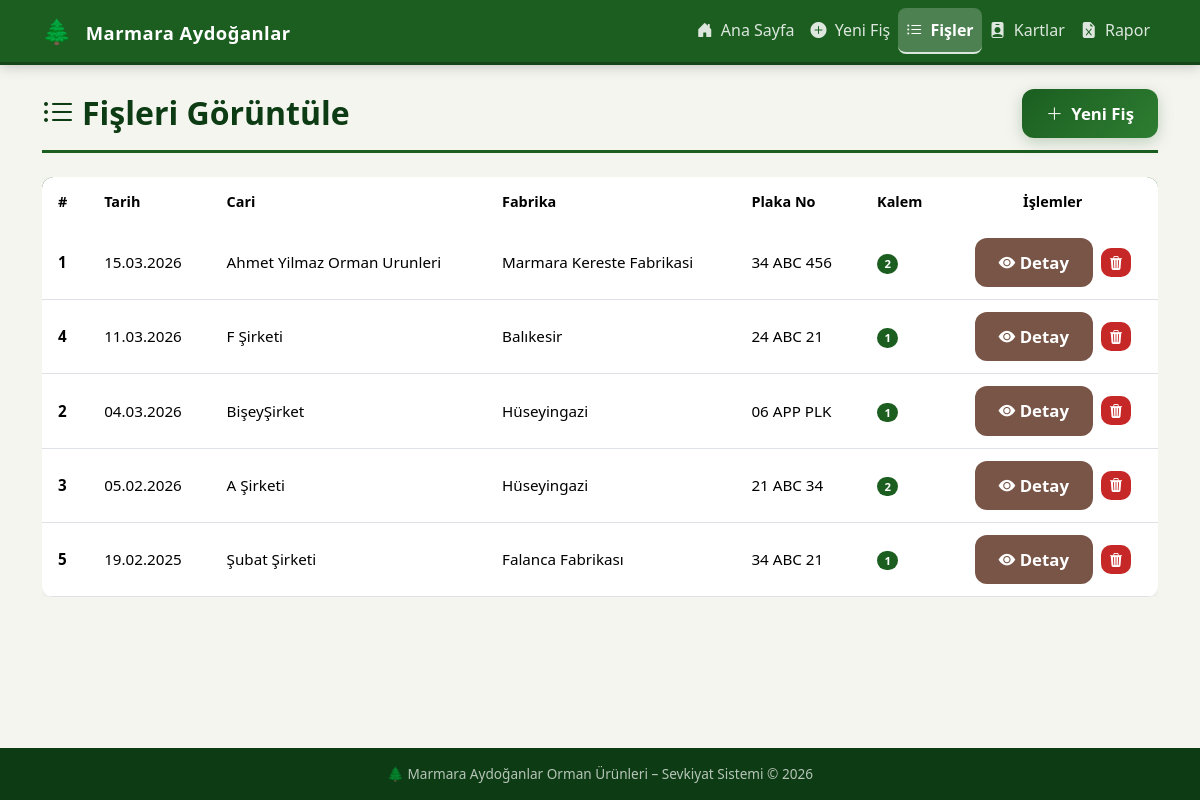
Page /fisleri_goruntule on the earlier database version.
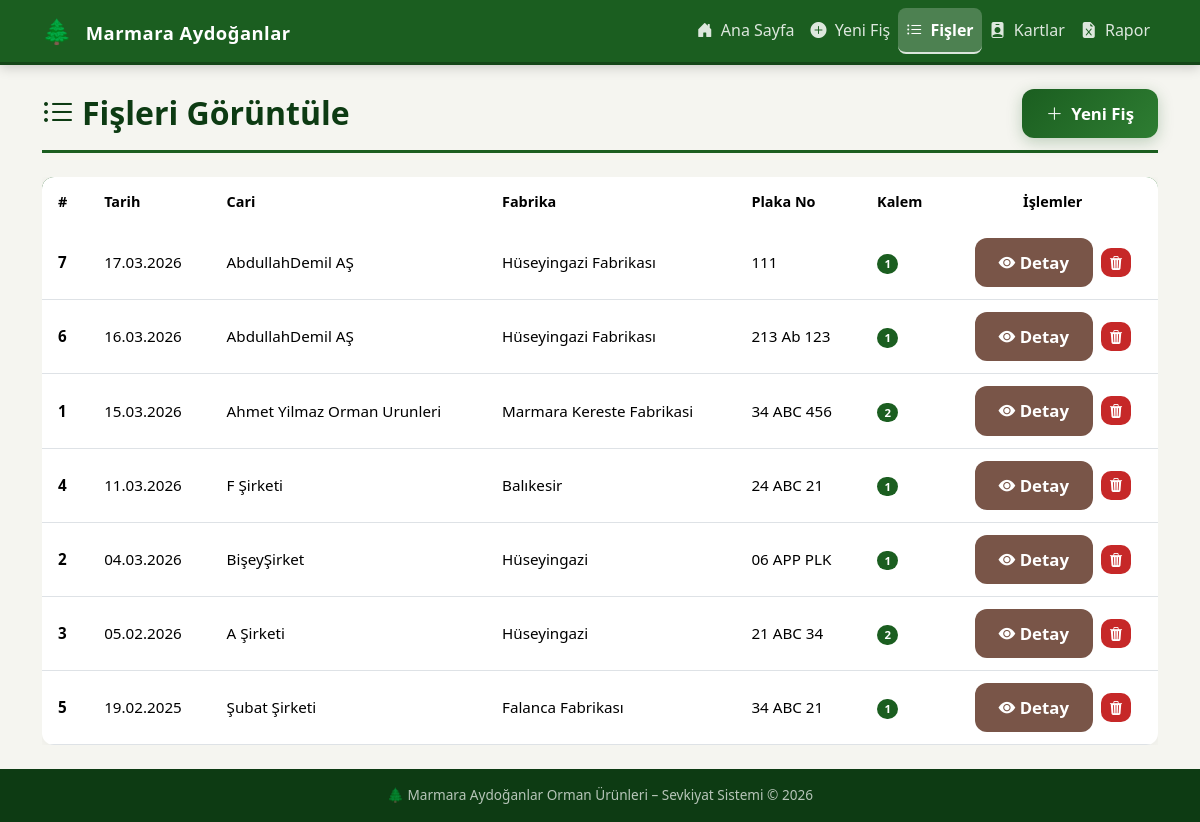
Same page on the later database version.
### app.py (models this page shows, shortened)
class Fis(db.Model):
    __tablename__ = "fis"
    id = db.Column(db.Integer, primary_key=True)
    tarih = db.Column(db.Date, nullable=False, default=lambda: get_istanbul_time().date())
    sevk_eden_cari = db.Column(db.String(200), nullable=False)
    sevk_yeri_fabrika = db.Column(db.String(200), nullable=False)
    sevk_yeri_fis_no = db.Column(db.String(100), nullable=False)
    plaka_no = db.Column(db.String(50), nullable=False)
    detaylar = db.relationship(
        "FisDetayi", backref="fis", lazy=True, cascade="all, delete-orphan"
    )

### app.py (the view)
@app.route("/fisleri_goruntule")
def fisleri_goruntule():
    fisler = Fis.query.order_by(Fis.tarih.desc()).all()
    return render_template("fisleri_goruntule.html", fisler=fisler)

### templates/fisleri_goruntule.html (shortened to what this page needs)
{% extends "base.html" %}
{% block content %}
<div class="page-header d-flex justify-content-between align-items-center flex-wrap gap-2">
    <h2><i class="bi bi-list-ul me-2"></i>Fişleri Görüntüle</h2>
    <a href="{{ url_for('yeni_fis_formu') }}" class="btn btn-ma-primary">
        <i class="bi bi-plus-lg me-1"></i> Yeni Fiş
    </a>
</div>
{% if fisler %}
<div class="table-responsive d-none d-md-block">
    <table class="table table-ma table-hover mb-0">
        <thead>
            <tr>
                <th>#</th>
                <th>Tarih</th>
                <th>Cari</th>
                <th>Fabrika</th>
                <th>Plaka No</th>
                <th>Kalem</th>
                <th class="text-center">İşlemler</th>
            </tr>
        </thead>
        <tbody>
            {% for fis in fisler %}
            <tr>
                <td><strong>{{ fis.id }}</strong></td>
                <td>{{ fis.tarih.strftime('%d.%m.%Y') }}</td>
                <td>{{ fis.sevk_eden_cari }}</td>
                <td>{{ fis.sevk_yeri_fabrika }}</td>
                <td>{{ fis.plaka_no }}</td>
                <td>
                    <span class="badge rounded-pill" style="background:var(--ma-primary);">
                        {{ fis.detaylar | length }}
                    </span>
                </td>
                <td class="text-center">
                    <a href="{{ url_for('fis_detay', fis_id=fis.id) }}" class="btn btn-sm btn-ma-accent me-1">
                        <i class="bi bi-eye-fill"></i> Detay
                    </a>
                    <button type="button"
                            class="btn btn-sm btn-ma-danger"
                            data-bs-toggle="modal"
                            data-bs-target="#silModal"
                            data-sil-url="{{ url_for('fis_sil', fis_id=fis.id) }}"
                            data-fis-id="{{ fis.id }}">
                        <i class="bi bi-trash3-fill"></i>
                    </button>
                </td>
            </tr>
            {% endfor %}
        </tbody>
    </table>
</div>
{% endif %}
{% endblock %}

### templates/base.html (shortened to what this page needs)
<!DOCTYPE html>
<html lang="tr">
<head>
    <link href="https://cdn.jsdelivr.net/npm/bootstrap@5.3.3/dist/css/bootstrap.min.css" rel="stylesheet">
    <link href="https://cdn.jsdelivr.net/npm/bootstrap-icons@1.11.3/font/bootstrap-icons.min.css" rel="stylesheet">
    <link href="{{ url_for('static', filename='style.css') }}" rel="stylesheet">
</head>
<body class="d-flex flex-column min-vh-100">
    <nav class="navbar navbar-expand-lg navbar-dark navbar-custom sticky-top">
        <div class="container">
            <a class="navbar-brand navbar-brand-custom" href="{{ url_for('index') }}">
                <span class="brand-icon">🌲</span>
                Marmara Aydoğanlar
            </a>
            <div class="collapse navbar-collapse" id="navbarNav">
                <ul class="navbar-nav ms-auto">
                    <li class="nav-item">
                        <a class="nav-link" data-ep="index" href="{{ url_for('index') }}">
                            <i class="bi bi-house-door-fill me-1"></i> Ana Sayfa
                        </a>
                    </li>
                    <li class="nav-item">
                        <a class="nav-link" data-ep="yeni_fis_formu" href="{{ url_for('yeni_fis_formu') }}">
                            <i class="bi bi-plus-circle-fill me-1"></i> Yeni Fiş
                        </a>
                    </li>
                    <li class="nav-item">
                        <a class="nav-link" data-ep="fisleri_goruntule" href="{{ url_for('fisleri_goruntule') }}">
                            <i class="bi bi-list-ul me-1"></i> Fişler
                        </a>
                    </li>
                    <li class="nav-item">
                        <a class="nav-link" data-ep="kartlar" href="{{ url_for('kartlar') }}">
                            <i class="bi bi-person-badge-fill me-1"></i> Kartlar
                        </a>
                    </li>
                    <li class="nav-item">
                        <a class="nav-link" data-ep="raporlar" href="{{ url_for('raporlar') }}">
                            <i class="bi bi-file-earmark-excel-fill me-1"></i> Rapor
                        </a>
                    </li>
                </ul>
            </div>
        </div>
    </nav>
    <main class="container py-4 flex-grow-1">
        {% block content %}{% endblock %}
    </main>
    <footer class="footer-custom text-center">
        <div class="container">
            🌲 Marmara Aydoğanlar Orman Ürünleri – Sevkiyat Sistemi &copy; 2026
        </div>
    </footer>
</body>
</html>

### static/style.css (style rules this page uses)
:root { --ma-primary: #1b5e20; --ma-primary-light: #2e7d32; --ma-primary-dark: #0d3b13; --ma-accent: #795548; --ma-accent-light: #a1887f; --ma-bg: #f5f5f0; --ma-card-bg: #ffffff; --ma-text: #263238; --ma-text-muted: #607d8b; --ma-border: #e0e0e0; --ma-success: #2e7d32; --ma-danger: #c62828; --ma-warning: #f57f17; --ma-gradient: linear-gradient(135deg, var(--ma-primary) 0%, var(--ma-primary-light) 100%); --ma-gradient: linear-gradient(135deg, #1b5e20 0%, #2e7d32 100%); --ma-shadow-sm: 0 2px 8px rgba(0,0,0,0.05); --ma-shadow-md: 0 4px 20px rgba(0,0,0,0.08); --ma-shadow-lg: 0 10px 30px rgba(27, 94, 32, 0.15); --ma-transition: all 0.3s cubic-bezier(0.4, 0, 0.2, 1); }
* { box-sizing: border-box; }
body { font-family: 'Segoe UI', Tahoma, Geneva, Verdana, sans-serif; background-color: var(--ma-bg); color: var(--ma-text); min-height: 100vh; }
.navbar-brand-custom { font-weight: 700; font-size: 1.15rem; letter-spacing: 0.5px; }
.navbar-brand-custom .brand-icon { font-size: 1.5rem; margin-right: 8px; }
.navbar-custom { background: #1b5e20 !important; box-shadow: 0 2px 12px rgba(0, 0, 0, 0.2); border-bottom: 3px solid #144618; }
.navbar-custom .nav-link { color: rgba(255, 255, 255, 0.85) !important; font-weight: 500; padding: 0.6rem 1rem; border-radius: 8px; transition: var(--ma-transition); }
.navbar-custom .nav-link.active { color: #fff !important; background: rgba(255, 255, 255, 0.22); border-bottom: 2px solid rgba(255, 255, 255, 0.8); font-weight: 700; }
.page-header { margin-bottom: 1.5rem; padding-bottom: 0.75rem; border-bottom: 3px solid var(--ma-primary); }
.page-header h2 { font-weight: 700; color: var(--ma-primary-dark); margin-bottom: 0; }
.btn-ma-primary { background: var(--ma-gradient); color: #fff; border: none; border-radius: 12px; font-weight: 600; padding: 0.75rem 1.5rem; font-size: 1.05rem; transition: all 0.22s ease; box-shadow: 0 4px 15px rgba(27, 94, 32, 0.25); }
.btn-ma-accent { background: var(--ma-accent); color: #fff; border: none; border-radius: 12px; font-weight: 600; padding: 0.75rem 1.5rem; font-size: 1.05rem; transition: all 0.2s ease; }
.btn-ma-danger { background: var(--ma-danger); color: #fff; border: none; border-radius: 10px; font-weight: 600; transition: all 0.2s ease; }
.table-ma { border-radius: 12px; overflow: hidden; box-shadow: 0 2px 12px rgba(0, 0, 0, 0.05); }
.table-ma thead { background: var(--ma-gradient); color: #fff; }
.table-ma thead th { font-weight: 600; font-size: 0.9rem; padding: 0.85rem 1rem; border: none; white-space: nowrap; }
.table-ma tbody td { padding: 0.75rem 1rem; vertical-align: middle; font-size: 0.95rem; }
.table-ma tbody tr { transition: background 0.15s; }
.footer-custom { background: var(--ma-primary-dark); color: rgba(255, 255, 255, 0.7); font-size: 0.85rem; padding: 1rem 0; }

Differences in the rows shown:
added Fis: id "7", tarih "17.03.2026", sevk_eden_cari "AbdullahDemil AŞ", sevk_yeri_fabrika "Hüseyingazi Fabrikası", plaka_no "111", detaylar|length "1"
added Fis: id "6", tarih "16.03.2026", sevk_eden_cari "AbdullahDemil AŞ", sevk_yeri_fabrika "Hüseyingazi Fabrikası", plaka_no "213 Ab 123", detaylar|length "1"
